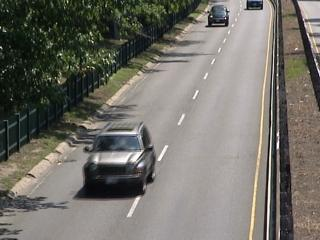
#> input picture lbp/images/img2.jpg, 320 x 240 px
$ python lbp_response.py
#> lines starting #> are read from the running program, lines starting #| are printed output that depends on the picture
import cv2 as cv
import matplotlib.pyplot as plt
import numpy as np
import math


def pad(img):
    rows, cols = img.shape
    padded_img = np.zeros((rows + 2, cols + 2))

    for i in range(rows + 2):
        for j in range(cols + 2):
            if i < rows and j < cols:
                padded_img[i + 1, j + 1] = img[i, j]

    cv.imwrite('output/padded_image2.jpg', padded_img)
    return padded_img


def return_i(num, c):
    if num < c:
        return 0
    else:
        return 1


def lbp_response(img):
    padded = pad(img)
    rows, cols = padded.shape
    lbp_img = np.zeros((rows - 2, cols - 2))
    for i in range(rows):
        for j in range(cols):
            if i < rows - 2 and j < cols - 2:
                i_c = padded[i + 1, j + 1]
                i_7 = return_i(padded[i, j], i_c) * (2 ** 0)
                i_6 = return_i(padded[i, j + 1], i_c) * (2 ** 1)
                i_5 = return_i(padded[i, j + 2], i_c) * (2 ** 2)
                i_4 = return_i(padded[i + 1, j + 2], i_c) * (2 ** 3)
                i_3 = return_i(padded[i + 2, j + 2], i_c) * (2 ** 4)
                i_2 = return_i(padded[i + 2, j + 1], i_c) * (2 ** 5)
                i_1 = return_i(padded[i + 2, j], i_c) * (2 ** 5)
                i_0 = return_i(padded[i + 1, j], i_c) * (2 ** 7)
                i_c = i_7 + i_6 + i_5 + i_4 + i_3 + i_2 + i_1 + i_0
                lbp_img[i, j] = round(i_c)

    plt.imshow(lbp_img)
    plt.title("LBP Response")
    plt.show()
    return lbp_img


def main():
    img = cv.imread('images/img2.jpg', 0)
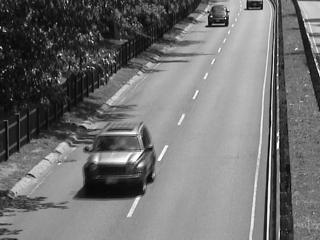
#> img: shape (240, 320); min 0, max 255, mean 112.6
    plt.imshow(img)
    plt.title("Input Image")
    plt.show()

    lbp_img = lbp_response(img)
#> after the loop in pad, `for i in range(rows + 2):`:
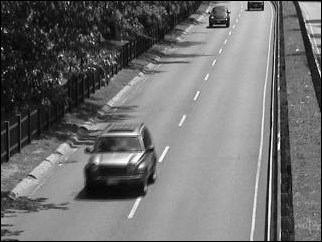
#> padded_img: shape (242, 322) float64; min 0, max 255, mean 110.9
#> after the loop in lbp_response, `for i in range(rows):`:
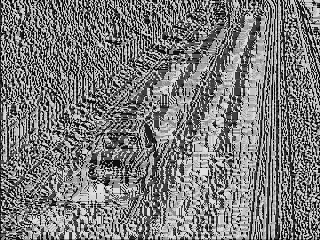
#> lbp_img: shape (240, 320) float64; min 0, max 223, mean 122.9
    cv.imwrite('output/lbp_image.jpg', lbp_img)


if __name__ == "__main__":
    main()
